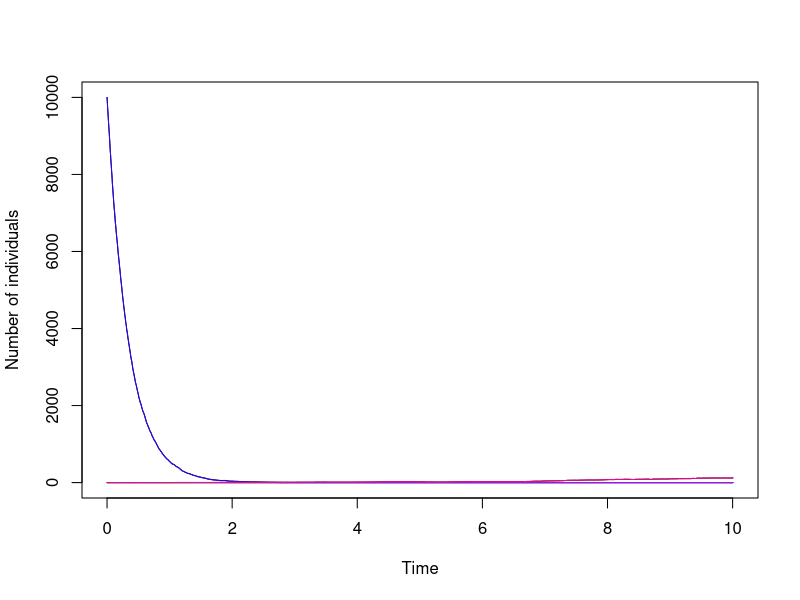

Generate this figure with R:
#set.seed(123456)
#Input values
k = 3 #Number of cassettes in initial array
start.pop = 1 * 10^4  #Starting population size of genotype 0...1
t.max = 10  #Number of generations to run the simulation for

## Create the blank table for the data to be entered in to
genotypes = NA
for (i in 1:k){
  array.string = rep(0, i)
  for(j in 1:(i+1)){
    index = ((i+1)*i / 2) - 1
    genotypes[index+j] = paste0(array.string, collapse = "")
    array.string = rep(0,i)
    array.string[((i+1)-j)] = 1
  }
}
genotypes = c("empty", genotypes)

pop = matrix(NA, ncol = length(genotypes) + 2, nrow=1)
pop = as.data.frame(pop)
names(pop) = c("Time", genotypes, "Total Population")

## Set up starting population values
table.size = length(pop[1,])
pop[1,] = 0
pop[1,(table.size-k)] = start.pop
pop[1,table.size] = sum(pop[1,2:(table.size-1)])

#Reproductive rates for having the adaptive cassette in position i
#(If you want the genotype N to have a separate value, use the index k+2)
repro=NA
repro[1]=1.1
repro[2]=0.7
repro[3:k]=0.1
#repro[k+1] = 

#Death rates for having the adaptive cassette in position i
death=NA
death[1]=0.8
death[2]=0.8
death[3:k]=3
#death[k+1] = 

int.activity = 0.005  #Rate at which applicable cells in the pop will shuffle in a generation
reinsertion = 0.8  #Probability that a cell will reinsert excised cassettes

## Generate probability modifiers for integrase events
table.size = ((k+2)*(k+1)/2)
prob.table = matrix(NA, ncol=table.size, nrow=table.size, dimnames = list(genotypes, genotypes))

start.col = 1

for(i in 1:(k+1)){
  #Find the starting coordinates of the block, block dimensions = i+1 x i+1
  start.row = start.col
  #row = c(1, 1, 2, 4, 7)
  start.col = start.col + (i-1)
  #col = c(1, 2, 4, 7, 11)
  
  # (n-1)/k
  for(j in 1:(i-1)){
    row = start.row + (j-1)
    col = start.col + j
    prob.table[row, col] = (j-1)/(i-1)
  }
  
  # 1/k
  for(j in 1:i){
    row = start.row
    col = start.col + (j-1)
    prob.table[row, col] = 1/(i-1)
  }
  
  # (k-n)/k
  for(j in 1:i){
    row = start.row + (j-1)
    col = start.col + (j-1)
    prob.table[row, col] = ((i-1) - (j-1))/(i-1)
  }
}

start.row = 1

for(i in 1:(k+1)){
  #Find the starting coordinates of the block, block dimensions = i+1 x i+1
  start.row = start.row + (i-1)
  #row = c(1, 2, 4, 7, 11)
  start.col = start.row
  #col = c(1, 2, 4, 7, 11)
  
  # -(1-n)/k
  if(i>2){
    for(j in 1:(i-2)){
      row = start.row + (j)
      col = start.col + (j+1)
      prob.table[row, col] = (-1)*(1-(j+1))/(i-1)
    }
  }
  
  # (n-(k+1))/(k+1)
  for(j in 1:i){
    row = start.row + (j-1)
    col = start.col + (j-1)
    prob.table[row, col] = (i-j)/(i-1)
  }
  
  # 1/k
  if(i>1){
    for(j in 1:(i-1)){
      row = start.row + (i-1)
      col = start.col + j
      prob.table[row, col] = 1/(i-1)
    }
  }
}

#Identify which genotypes are valid targets for integrase activity
  #We are assuming that genotypes with '1' in the primary position will not experience integrase activity
valid.int = 1:length(genotypes)
primary.pos.genotype = 1

for(i in 1:(k+1)){
  primary.pos.genotype[i] = i*(i+1) / 2
  valid.int[primary.pos.genotype] = NA
}

valid.int = valid.int[!is.na(valid.int)]

t=1
tau = NA

while(pop[t,"Time"]<t.max && pop[t,"Total Population"]<=start.pop && pop[t, "Total Population"]>0){
  #Data frame that will hold the number of each event that will happen this time interval
  rates = data.frame(Geno=NA, Birth=NA, Dies=NA, Loss=NA, Reinsert=NA)
  
  #Determine birth rate
  rates[1,"Geno"] = genotypes[1]
  rates[1,"Birth"] = pop[t, genotypes[1]] * repro[length(repro)]
  
  for(i in 2:length(genotypes)){
    #Turn genotype into numeric vector for evaluation
    cassette.array = as.numeric(unlist(strsplit(genotypes[i], split="")))
    for(j in 1:length(cassette.array)){
      #Identify which position the '1' is in and assign the appropriate reproductive rate to the current number of individuals
      if(cassette.array[j]==1){
        rates[i,"Geno"] = genotypes[i]
        rates[i,"Birth"] = pop[t, genotypes[i]] * repro[j]
      }
    }
    #If there is no '1' present, and so the value present is still NA, use the kth value in the repro vector (assumed equivalent)
    if(is.na(rates[i,"Birth"])){
      rates[i,"Geno"] = genotypes[i]
      rates[i,"Birth"] = pop[t, genotypes[i]] * repro[k]
    }
  }
  
 #Determine death rate
  rates[1,"Dies"] = pop[t, genotypes[1]] * death[length(death)]
  
  for(i in 2:length(genotypes)){
    #Turn genotype into numeric vector for evaluation
    cassette.array = as.numeric(unlist(strsplit(genotypes[i], split="")))
    for(j in 1:length(cassette.array)){
      #Identify which position the '1' is in and assign the appropriate death rate to the current number of individuals
      if(cassette.array[j]==1){
        rates[i,"Geno"] = genotypes[i]
        rates[i,"Dies"] = pop[t, genotypes[i]] * death[j]
      }
    }
    #If there is no '1' present, and so the value present is still NA, use the kth value in the death vector (assumed equivalent)
    if(is.na(rates[i,"Dies"])){
      rates[i,"Geno"] = genotypes[i]
      rates[i,"Dies"] = pop[t, genotypes[i]] * death[k]
    }
  }
  
  #Determine rate of integrase-related events
  #Firstly, excision of a random cassette followed by its loss due to lack of reintegration
  rates[,"Loss"] = 0
  
  for(i in 1:length(valid.int)){
    rates[valid.int[i], "Loss"] = pop[t, genotypes[valid.int[i]]] * int.activity * (1 - reinsertion)
  }

  #Secondly, excision of a random cassette followed by it being successfully reintegrated in the primary position
  rates[,"Reinsert"] = 0
  
  for(i in 1:length(valid.int)){
    rates[valid.int[i], "Reinsert"] = pop[t, genotypes[valid.int[i]]] * int.activity * reinsertion
  }
  
  #Determine 'tau', the time interval based off the rates
  alpha = unlist(as.list(as.matrix(rates[,2:5])))
  alpha.sum = sum(alpha)
  alpha.mean = mean(alpha)
  alpha.var = var(alpha)
  
  tau[1] = (0.01 * alpha.sum)/alpha.mean
  tau[2] = ((0.01^2) * (alpha.sum^2))/alpha.var
  tau = min(tau)
  
  if(tau<(1/alpha.sum)){
   tau = 1/alpha.sum 
  }

  #Now, based off these rates, determine how many of these events will happen using a Poisson distribution
  events = data.frame(Geno=NA, Birth=NA, Dies=NA, Loss=NA, Reinsert=NA)
  for(i in 1:length(genotypes)){
    events[i,"Geno"] = rates[i,"Geno"]
    events[i,"Birth"] = rpois(1, rates[i,"Birth"]*tau)
    events[i,"Dies"] = rpois(1, rates[i,"Dies"]*tau)
    events[i,"Loss"] = rpois(1, rates[i,"Loss"]*tau)
    events[i,"Reinsert"] = rpois(1, rates[i,"Reinsert"]*tau)
  }
  
  #Calculate the result of these events for the next time interval
  #Set the next time point
  pop[t+1, "Time"] = pop[t, "Time"] + tau
  pop[t+1, 2:(length(pop[1,])-1)] = pop[t, 2:(length(pop[1,])-1)]
  
  #First resolve birth events
  for(i in 1:length(genotypes)){
    pop[t+1, genotypes[i]] = pop[t+1, genotypes[i]] + events[i, "Birth"]
  }
  
  #Next resolve death events
  for(i in 1:length(genotypes)){
    pop[t+1, genotypes[i]] = pop[t+1, genotypes[i]] - events[i, "Dies"]
  }
  
  #Next resolve excision with loss events
  for(i in 1:length(genotypes)){
    #If the genotype is a valid genotype for a shuffle event
    if(i %in% valid.int && events[i,"Loss"]>0){
      #Each event potentially results in a different result, so each excision event is run individually
      for(j in 1:events[i,"Loss"]){
        random = runif(n=1, min=0, max=1)
        outcomes = prob.table[,genotypes[i]]
        for(h in 1:length(outcomes)){
          if(random <= sum(outcomes[1:h], na.rm=TRUE) && sum(outcomes[1:h], na.rm=TRUE) <= 1){
            pop[t+1, names(outcomes[h])] = pop[t+1, names(outcomes[h])] + 1
            pop[t+1, genotypes[i]] = pop[t+1, genotypes[i]] - 1
            break
          }
        }
      }
    }
  }
  
  #Finally resolve excision with reintegration events
  for(i in 1:length(genotypes)){
    #If the genotype is a valid genotype for a shuffle event
    if(i %in% valid.int && events[i,"Reinsert"]>0){
      #Each event potentially results in a different result, so each excision event is run individually
      for(j in 1:events[i,"Reinsert"]){
        random = runif(n=1, min=0, max=1)
        outcomes = prob.table[,genotypes[i]]
        for(h in 1:length(outcomes)){
          if((random+1) <= sum(outcomes[1:h], na.rm=TRUE) && sum(outcomes[1:h], na.rm=TRUE) > 1){
            pop[t+1, names(outcomes[h])] = pop[t+1, names(outcomes[h])] + 1
            pop[t+1, genotypes[i]] = pop[t+1, genotypes[i]] - 1
            break
          }
        }
      }
    }
  }
  
  #Correct for cases where more individuals are being removed than existed (e.g. 2 deaths but only 1 individual)
  for(i in 1:length(genotypes)){
    if(pop[t+1, genotypes[i]] < 0){
      pop[t+1, genotypes[i]] = 0
    }
  }
  
  #Calculate the total population size following these events
  pop[t+1, length(pop[1,])] = sum(pop[t+1, 2:(length(pop[1,])-1)])
  
  #Advance to the next time step
  t = t + 1
}

plot(x = pop$Time, y = pop$`Total Population`, type = "l",
     ylim = c(0, max(pop$`Total Population`)),
     ylab = "Number of individuals", xlab = "Time")

line.colours = rainbow(length(genotypes))

for(i in 1:length(genotypes)){
  lines(x = pop$Time, y = pop[,genotypes[i]], col = line.colours[i])
}
